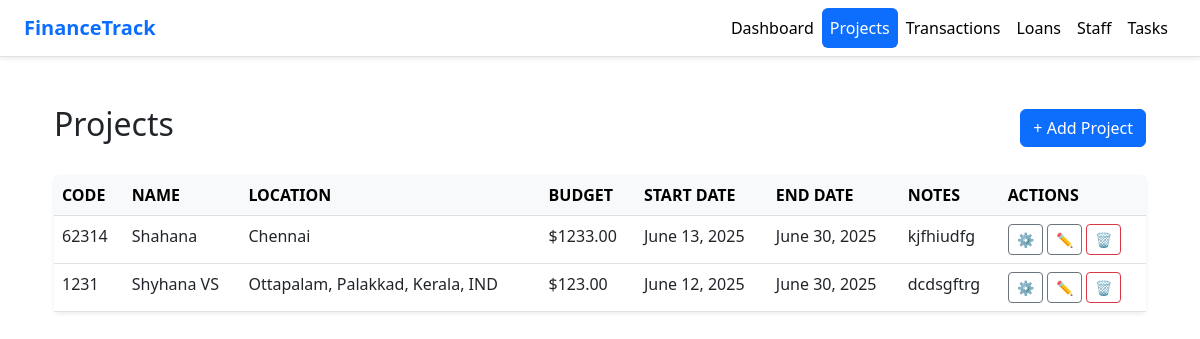
/projects/, run on the app's committed database.
### app1/models.py (models this page shows, shortened)
class Project(models.Model):
    code = models.CharField(max_length=20)
    name = models.CharField(max_length=100)
    location = models.CharField(max_length=100)
    total_budget = models.DecimalField(max_digits=12, decimal_places=2)
    start_date = models.DateField()
    end_date = models.DateField()
    notes = models.TextField(blank=True, null=True)

### app1/views.py (the view, shortened to what this page needs)
# urls.py: path('projects/', views.project_list, name='project_list'),
def project_list(request):
    projects = Project.objects.order_by('-id')
    form = ProjectForm()
    return render(request, 'project.html', {'projects': projects, 'form': form})

### templates/project.html (shortened to what this page needs)
{% extends 'base.html' %}
{% load static %}
{% block content %}
<div class="container mt-5">
    <div class="d-flex justify-content-between align-items-center mb-4">
        <h2>Projects</h2>
        <button type="button" class="btn btn-primary" data-bs-toggle="modal" data-bs-target="#addProjectModal">
            + Add Project
        </button>
    </div>
    <table class="table table-hover shadow-sm rounded">
        <thead class="table-light">
            <tr>
                <th>CODE</th>
                <th>NAME</th>
                <th>LOCATION</th>
                <th>BUDGET</th>
                <th>START DATE</th>
                <th>END DATE</th>
                <th>NOTES</th>
                <th>ACTIONS</th>
            </tr>
        </thead>
        <tbody>
            {% for project in projects %}
            <tr>
                <td>{{ project.code }}</td>
                <td>{{ project.name }}</td>
                <td>{{ project.location }}</td>
                <td>${{ project.total_budget }}</td>
                <td>{{ project.start_date }}</td>
                <td>{{ project.end_date }}</td>
                <td>{{ project.notes }}</td>
                <td>
                     <a href="{% url 'project-detail' project.pk %}" class="btn btn-sm btn-outline-secondary">⚙️</a>
               <a href="#" class="btn btn-sm btn-outline-secondary edit-project-btn"
   data-id="{{ project.id }}"
   data-code="{{ project.code }}"
   data-name="{{ project.name }}"
   data-location="{{ project.location }}"
   data-budget="{{ project.total_budget }}"
   data-start="{{ project.start_date }}"
   data-end="{{ project.end_date }}"
   data-notes="{{ project.notes|default_if_none:'' }}">
   ✏️
</a>
                   <a href="#" class="btn btn-sm btn-outline-danger delete-project-btn" data-id="{{ project.id }}">🗑️</a>
                </td>
            </tr>
            {% endfor %}
        </tbody>
    </table>
</div>
{% endblock %}

### data on the page
Project: code "62314", name "Shahana", location "Chennai", total_budget "1233.00", start_date "June 13, 2025", end_date "June 30, 2025", notes "kjfhiudfg"
Project: code "1231", name "Shyhana VS", location "Ottapalam, Palakkad, Kerala, IND", total_budget "123.00", start_date "June 12, 2025", end_date "June 30, 2025", notes "dcdsgftrg"
